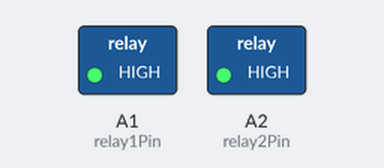
A sketch run on a simulated Arduino Uno, built with avr-gcc and run on an emulated ATmega328P. Parts: switched loads named in the sketch (green lamp = pin HIGH).

Above: at 1.5 s.
At 4.5 s:
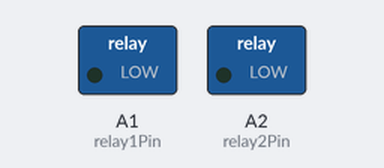
Timing chart, 0 to 7.8 s (numbered marks = the images above):
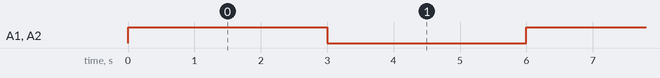

The sketch:

relay_test.ino
```cpp
int relay1Pin=A1;
int relay2Pin=A2;

void setup()
{
   pinMode(relay1Pin,OUTPUT);
   pinMode(relay2Pin,OUTPUT);
}

void loop()
{
  digitalWrite(relay1Pin,HIGH);
  digitalWrite(relay2Pin,HIGH);
  delay(3000);
  digitalWrite(relay1Pin,LOW);
  digitalWrite(relay2Pin,LOW);
  delay(3000);
}
```

Measured:
- by itself, A1 (relay1Pin), A2 (relay2Pin): alternates HIGH for 3.0 s and LOW for 3.0 s
